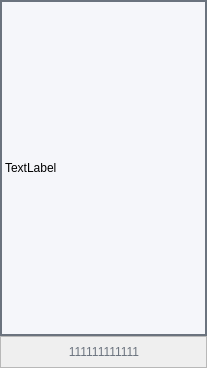
<?xml version="1.0" encoding="UTF-8"?>
<ui version="4.0">
 <class>PhoneItemWidget</class>
 <widget class="QWidget" name="PhoneItemWidget">
  <property name="geometry">
   <rect>
    <x>0</x>
    <y>0</y>
    <width>207</width>
    <height>368</height>
   </rect>
  </property>
  <property name="windowTitle">
   <string>Form</string>
  </property>
  <property name="styleSheet">
   <string notr="true"/>
  </property>
  <layout class="QVBoxLayout" name="verticalLayout">
   <property name="spacing">
    <number>0</number>
   </property>
   <property name="leftMargin">
    <number>0</number>
   </property>
   <property name="topMargin">
    <number>0</number>
   </property>
   <property name="rightMargin">
    <number>0</number>
   </property>
   <property name="bottomMargin">
    <number>0</number>
   </property>
   <item>
    <widget class="QLabel" name="label">
     <property name="styleSheet">
      <string notr="true">QFrame {
background-color: #FFF5F6FA;
border-radius:0px;
border: 2px solid #FF6B737E;
}
QFrame:hover {
background-color: #FFF5F6FA;
border-radius:0px;
border: 2px solid #FF6B737E;
}
QFrame:pressed {
background-color: #FFF5F6FA;
border-radius:0px;
border: 2px solid #FF6B737E;
}</string>
     </property>
     <property name="text">
      <string>TextLabel</string>
     </property>
    </widget>
   </item>
   <item>
    <widget class="QFrame" name="frame">
     <property name="maximumSize">
      <size>
       <width>16777215</width>
       <height>32</height>
      </size>
     </property>
     <property name="frameShape">
      <enum>QFrame::StyledPanel</enum>
     </property>
     <property name="frameShadow">
      <enum>QFrame::Raised</enum>
     </property>
     <layout class="QHBoxLayout" name="horizontalLayout">
      <property name="spacing">
       <number>0</number>
      </property>
      <property name="leftMargin">
       <number>0</number>
      </property>
      <property name="topMargin">
       <number>0</number>
      </property>
      <property name="rightMargin">
       <number>0</number>
      </property>
      <property name="bottomMargin">
       <number>0</number>
      </property>
      <item>
       <spacer name="horizontalSpacer">
        <property name="orientation">
         <enum>Qt::Horizontal</enum>
        </property>
        <property name="sizeHint" stdset="0">
         <size>
          <width>36</width>
          <height>20</height>
         </size>
        </property>
       </spacer>
      </item>
      <item>
       <widget class="QToolButton" name="toolBtnName">
        <property name="styleSheet">
         <string notr="true">QToolButton {
border:none;
background:transparent;
background-color: none;
color: #FF6B737E;
}
QToolButton:hover {
color: #FF6B737E;
background:transparent;
border-radius:1px;
padding-left:0px;
}</string>
        </property>
        <property name="text">
         <string>111111111111</string>
        </property>
        <property name="icon">
         <iconset resource="res.qrc">
          <normaloff>:/login/resource/login/link.ico</normaloff>:/login/resource/login/link.ico</iconset>
        </property>
        <property name="iconSize">
         <size>
          <width>28</width>
          <height>28</height>
         </size>
        </property>
        <property name="toolButtonStyle">
         <enum>Qt::ToolButtonTextBesideIcon</enum>
        </property>
        <property name="autoRaise">
         <bool>true</bool>
        </property>
       </widget>
      </item>
      <item>
       <spacer name="horizontalSpacer_2">
        <property name="orientation">
         <enum>Qt::Horizontal</enum>
        </property>
        <property name="sizeHint" stdset="0">
         <size>
          <width>36</width>
          <height>20</height>
         </size>
        </property>
       </spacer>
      </item>
     </layout>
    </widget>
   </item>
  </layout>
 </widget>
 <resources>
  <include location="res.qrc"/>
 </resources>
 <connections/>
</ui>
